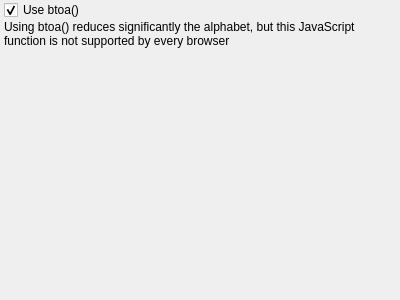
<?xml version="1.0" encoding="UTF-8"?>
<ui version="4.0">
<comment>
  * Released as open source by Gabriel Caudrelier
  *
  * Developed by Gabriel Caudrelier, gabriel dot caudrelier at gmail dot com
  *
  * https://github.com/metrodango/pip3line
  *
  * Released under AGPL see LICENSE for more information
</comment>
 <class>HieroglyphyWidget</class>
 <widget class="QWidget" name="HieroglyphyWidget">
  <property name="geometry">
   <rect>
    <x>0</x>
    <y>0</y>
    <width>400</width>
    <height>300</height>
   </rect>
  </property>
  <property name="windowTitle">
   <string>Form</string>
  </property>
  <layout class="QVBoxLayout" name="verticalLayout">
   <property name="spacing">
    <number>0</number>
   </property>
   <property name="sizeConstraint">
    <enum>QLayout::SetDefaultConstraint</enum>
   </property>
   <property name="leftMargin">
    <number>4</number>
   </property>
   <property name="topMargin">
    <number>0</number>
   </property>
   <property name="rightMargin">
    <number>4</number>
   </property>
   <property name="bottomMargin">
    <number>0</number>
   </property>
   <item>
    <widget class="QCheckBox" name="btoaCheckBox">
     <property name="layoutDirection">
      <enum>Qt::LeftToRight</enum>
     </property>
     <property name="text">
      <string>Use btoa()</string>
     </property>
     <property name="checked">
      <bool>true</bool>
     </property>
    </widget>
   </item>
   <item>
    <widget class="QLabel" name="label">
     <property name="sizePolicy">
      <sizepolicy hsizetype="Preferred" vsizetype="Maximum">
       <horstretch>0</horstretch>
       <verstretch>0</verstretch>
      </sizepolicy>
     </property>
     <property name="text">
      <string>Using btoa() reduces significantly the alphabet, but this JavaScript function is not supported by every browser</string>
     </property>
     <property name="alignment">
      <set>Qt::AlignLeading|Qt::AlignLeft|Qt::AlignVCenter</set>
     </property>
     <property name="wordWrap">
      <bool>true</bool>
     </property>
    </widget>
   </item>
   <item>
    <spacer name="verticalSpacer">
     <property name="orientation">
      <enum>Qt::Vertical</enum>
     </property>
     <property name="sizeHint" stdset="0">
      <size>
       <width>20</width>
       <height>40</height>
      </size>
     </property>
    </spacer>
   </item>
  </layout>
 </widget>
 <resources/>
 <connections/>
</ui>
